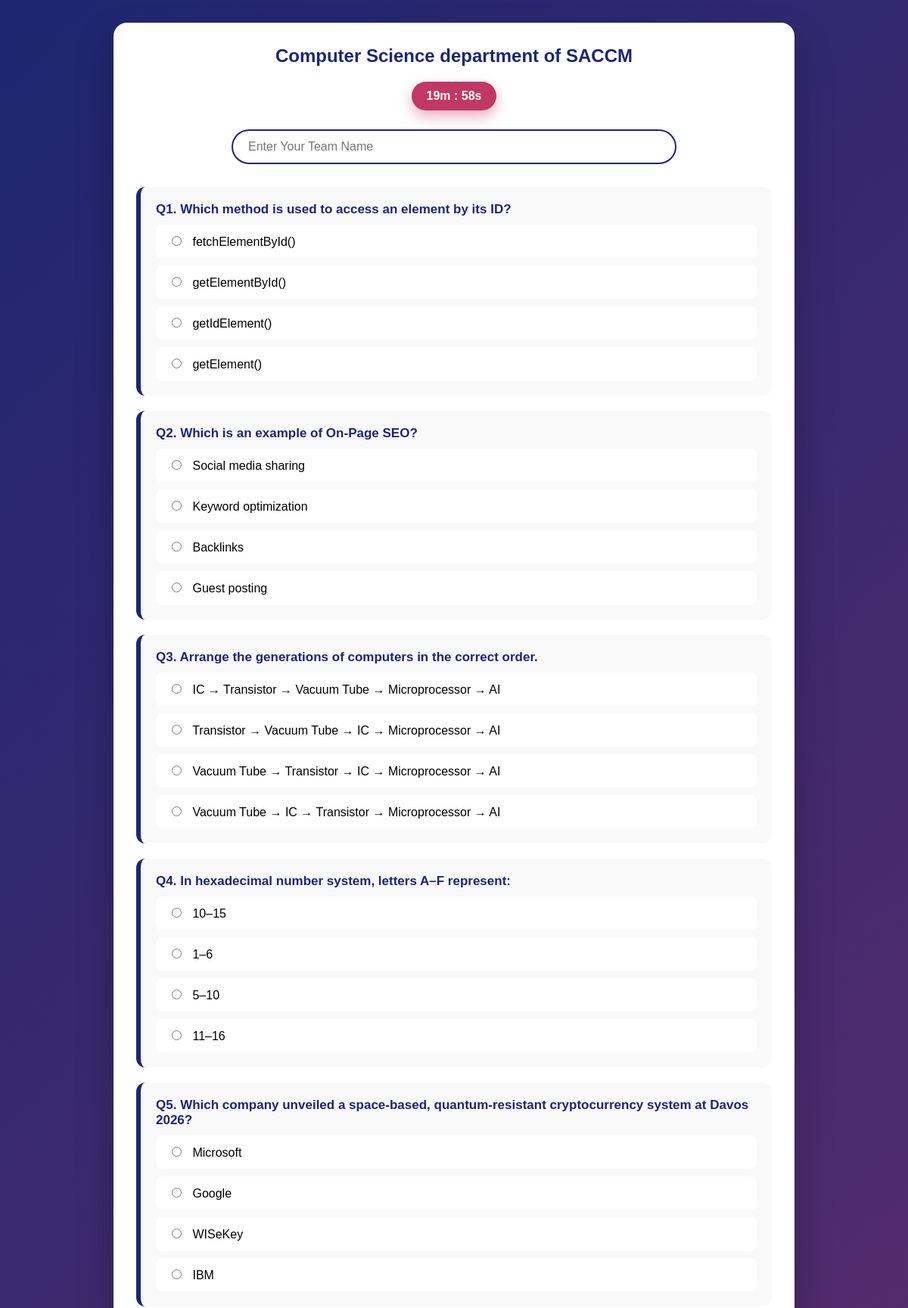
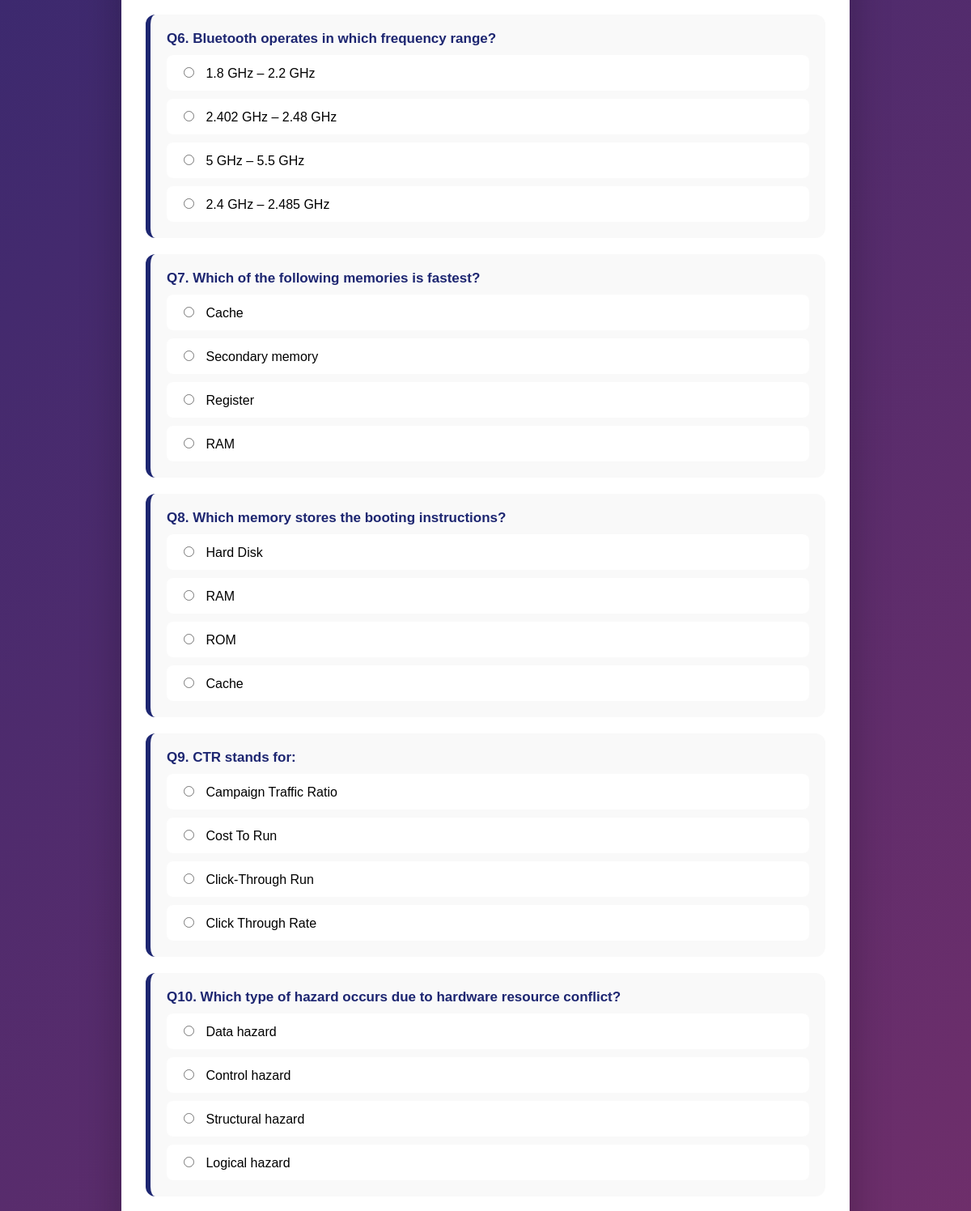
The page / (upper part) on the database its author committed (2 pictures, top to bottom).
### tables this page shows
CREATE TABLE `questions` (
  `id` int(11) NOT NULL,
  `question_text` text NOT NULL,
  `option_a` varchar(255) NOT NULL,
  `option_b` varchar(255) NOT NULL,
  `option_c` varchar(255) NOT NULL,
  `option_d` varchar(255) NOT NULL,
  `correct_option` char(1) NOT NULL
);

### INDEX.PHP (the view, shortened to what this page needs)
<?php
include 'db.php';
if (
    !isset($_SESSION['questions']) ||
    !isset($_SESSION['quiz_end_time']) ||
    !isset($_SESSION['submission_token'])
) {
    $result = $conn->query("
        SELECT
            id,
            question_text,
            option_a,
            option_b,
            option_c,
            option_d,
            correct_option
        FROM questions
        ORDER BY id ASC
    ");
}
$questions = $_SESSION['questions'];
?>
<!DOCTYPE html>
<html lang="en">
<head>
</head>
<body>
<div class="quiz-container">
    <div class="quiz-header">
        <h2>
            Computer Science department of SACCM
        </h2>
    </div>
    <div id="timer"></div>
    <form
        method="post"
        action="SUBMIT.PHP"
        id="quizForm"
    >
        <div class="team-box">
            <input
                type="text"
                name="user_name"
                placeholder="Enter Your Team Name"
                maxlength="100"
                autocomplete="off"
                required
            >
        </div>
        <?php
        foreach (
            $questions
            as $index => $q
        ):
            $options = [
                "A" => $q['option_a'],
                "B" => $q['option_b'],
                "C" => $q['option_c'],
                "D" => $q['option_d']
            ];
            $keys =
                $_SESSION['option_orders'][$q['id']]
                ?? ['A', 'B', 'C', 'D'];
        ?>
        <div class="question">
            <strong>
                Q<?= $index + 1 ?>.
                <?= htmlspecialchars(
                    $q['question_text'],
                    ENT_QUOTES,
                    'UTF-8'
                ) ?>
            </strong>
            <div class="options">
                <?php foreach (
                    $keys
                    as $i => $k
                ): ?>
                    <label>
                        <input
                            type="radio"
                            name="answer[<?= (int)$q['id'] ?>]"
                            value="<?= htmlspecialchars(
                                $k,
                                ENT_QUOTES,
                                'UTF-8'
                            ) ?>"
                            <?= $i === 0 ? 'required' : '' ?>
                        >
                        <?= htmlspecialchars(
                            $options[$k],
                            ENT_QUOTES,
                            'UTF-8'
                        ) ?>
                    </label>
                <?php endforeach; ?>
            </div>
        </div>
        <?php endforeach; ?>
    </form>
</div>
</body>
</html>

### INDEX.PHP (style rules this page uses)
* { box-sizing: border-box; }
body { margin: 0; font-family: 'Poppins', sans-serif; background: linear-gradient(135deg, #1d2671, #c33764); min-height: 100vh; padding: 30px; }
.quiz-container { max-width: 900px; margin: auto; background: #ffffff; padding: 30px; border-radius: 18px; box-shadow: 0 25px 50px rgba(0,0,0,0.25); animation: fadeIn 0.6s ease-in-out; }
.quiz-header { text-align: center; margin-bottom: 20px; }
.quiz-header h2 { margin: 0; font-weight: 700; color: #1d2671; }
#timer { background: #c33764; color: #fff; padding: 10px 20px; border-radius: 25px; font-weight: 600; width: fit-content; margin: 15px auto 25px; box-shadow: 0 8px 18px rgba(195,55,100,0.4); animation: pulse 1.5s infinite; }
.team-box { text-align: center; margin-bottom: 30px; }
.team-box input { padding: 12px 20px; width: 70%; border-radius: 30px; border: 2px solid #1d2671; font-size: 16px; outline: none; }
.question { background: #f9f9f9; padding: 20px; border-radius: 12px; margin-bottom: 20px; border-left: 6px solid #1d2671; transition: 0.25s; }
.question strong { color: #1d2671; font-size: 17px; }
.options label { display: block; padding: 10px 14px; margin-top: 10px; background: #ffffff; border-radius: 8px; cursor: pointer; border: 2px solid transparent; transition: 0.25s; }
.options input { margin-right: 10px; accent-color: #c33764; }

### rows shown on the page
questions: question_text "Which method is used to access an element by its ID?", option_d "fetchElementById()", option_b "getElementById()", option_c "getIdElement()", option_a "getElement()"
questions: question_text "Which is an example of On-Page SEO?", option_b "Social media sharing", option_c "Keyword optimization", option_a "Backlinks", option_d "Guest posting"
questions: question_text "Arrange the generations of computers in the correct order.", option_c "IC → Transistor → Vacuum Tube → Microprocessor → AI", option_a "Transistor → Vacuum Tube → IC → Microprocessor → AI", option_b "Vacuum Tube → Transistor → IC → Microprocessor → AI", option_d "Vacuum Tube → IC → Transistor → Microprocessor → AI"
questions: question_text "In hexadecimal number system, letters A–F represent:", option_c "10–15", option_a "1–6", option_b "5–10", option_d "11–16"
questions: question_text "Which company unveiled a space-based, quantum-resistant cryptocurrency system at Davos 2026?", option_d "Microsoft", option_b "Google", option_c "WISeKey", option_a "IBM"
questions: question_text "Bluetooth operates in which frequency range?", option_d "1.8 GHz – 2.2 GHz", option_c "2.402 GHz – 2.48 GHz", option_b "5 GHz – 5.5 GHz", option_a "2.4 GHz – 2.485 GHz"
questions: question_text "Which of the following memories is fastest?", option_b "Cache", option_d "Secondary memory", option_c "Register", option_a "RAM"
questions: question_text "Which memory stores the booting instructions?", option_c "Hard Disk", option_a "RAM", option_d "ROM", option_b "Cache"
questions: question_text "CTR stands for:", option_d "Campaign Traffic Ratio", option_c "Cost To Run", option_b "Click-Through Run", option_a "Click Through Rate"
questions: question_text "Which type of hazard occurs due to hardware resource conflict?", option_a "Data hazard", option_b "Control hazard", option_c "Structural hazard", option_d "Logical hazard"
